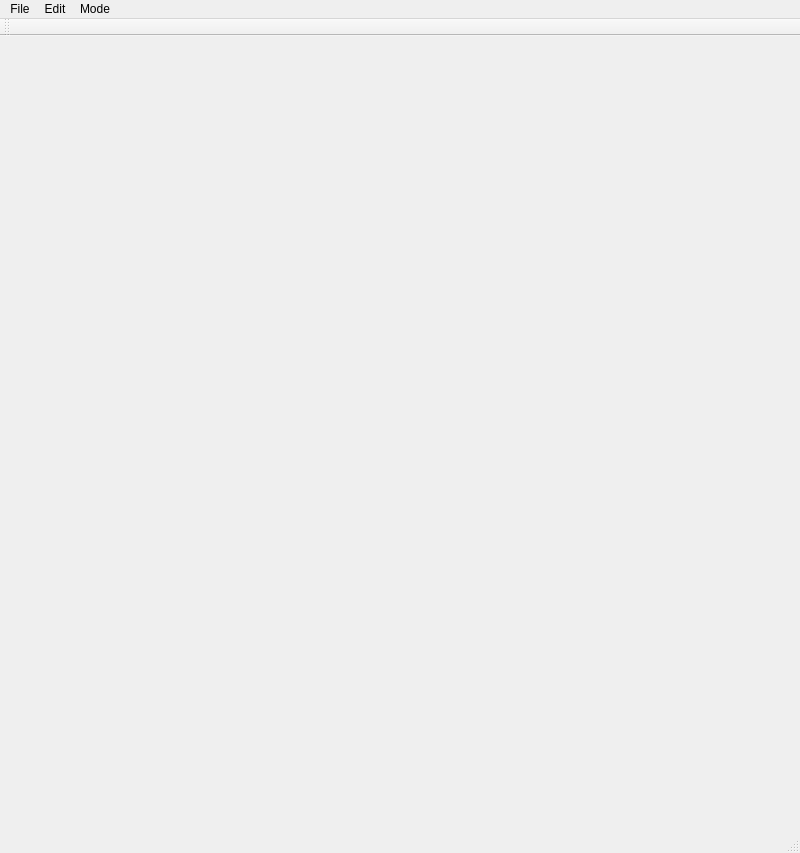
<?xml version="1.0" encoding="UTF-8"?>
<ui version="4.0">
 <class>MainWindowClass</class>
 <widget class="QMainWindow" name="MainWindowClass">
  <property name="geometry">
   <rect>
    <x>0</x>
    <y>0</y>
    <width>800</width>
    <height>853</height>
   </rect>
  </property>
  <property name="windowTitle">
   <string>Canvas 3D</string>
  </property>
  <widget class="QWidget" name="centralWidget"/>
  <widget class="QMenuBar" name="menuBar">
   <property name="geometry">
    <rect>
     <x>0</x>
     <y>0</y>
     <width>800</width>
     <height>21</height>
    </rect>
   </property>
   <widget class="QMenu" name="menuFile">
    <property name="title">
     <string>File</string>
    </property>
    <addaction name="actionNew"/>
    <addaction name="actionOpen"/>
    <addaction name="actionSave"/>
    <addaction name="separator"/>
    <addaction name="actionExit"/>
   </widget>
   <widget class="QMenu" name="menuMode">
    <property name="title">
     <string>Mode</string>
    </property>
    <addaction name="actionSelect"/>
    <addaction name="actionRectangle"/>
    <addaction name="actionCircle"/>
    <addaction name="actionPolygon"/>
   </widget>
   <widget class="QMenu" name="menuEdit">
    <property name="title">
     <string>Edit</string>
    </property>
    <addaction name="actionUndo"/>
    <addaction name="actionRedo"/>
    <addaction name="separator"/>
    <addaction name="actionCopy"/>
    <addaction name="actionPaste"/>
    <addaction name="separator"/>
    <addaction name="actionDelete"/>
    <addaction name="actionSelectAll"/>
   </widget>
   <addaction name="menuFile"/>
   <addaction name="menuEdit"/>
   <addaction name="menuMode"/>
  </widget>
  <widget class="QToolBar" name="mainToolBar">
   <attribute name="toolBarArea">
    <enum>TopToolBarArea</enum>
   </attribute>
   <attribute name="toolBarBreak">
    <bool>false</bool>
   </attribute>
  </widget>
  <widget class="QStatusBar" name="statusBar"/>
  <action name="actionExit">
   <property name="text">
    <string>Exit</string>
   </property>
  </action>
  <action name="actionSelect">
   <property name="checkable">
    <bool>true</bool>
   </property>
   <property name="text">
    <string>Select</string>
   </property>
  </action>
  <action name="actionRectangle">
   <property name="checkable">
    <bool>true</bool>
   </property>
   <property name="text">
    <string>Rectangle</string>
   </property>
  </action>
  <action name="actionCircle">
   <property name="checkable">
    <bool>true</bool>
   </property>
   <property name="text">
    <string>Circle</string>
   </property>
  </action>
  <action name="actionPolygon">
   <property name="checkable">
    <bool>true</bool>
   </property>
   <property name="text">
    <string>Polygon</string>
   </property>
  </action>
  <action name="actionNew">
   <property name="text">
    <string>New</string>
   </property>
   <property name="shortcut">
    <string>Ctrl+N</string>
   </property>
  </action>
  <action name="actionCopy">
   <property name="text">
    <string>Copy</string>
   </property>
   <property name="shortcut">
    <string>Ctrl+C</string>
   </property>
  </action>
  <action name="actionSelectAll">
   <property name="text">
    <string>Select All</string>
   </property>
   <property name="shortcut">
    <string>Ctrl+A</string>
   </property>
  </action>
  <action name="actionDelete">
   <property name="text">
    <string>Delete</string>
   </property>
   <property name="shortcut">
    <string>Del</string>
   </property>
  </action>
  <action name="actionPaste">
   <property name="text">
    <string>Paste</string>
   </property>
   <property name="shortcut">
    <string>Ctrl+V</string>
   </property>
  </action>
  <action name="actionUndo">
   <property name="text">
    <string>Undo</string>
   </property>
   <property name="shortcut">
    <string>Ctrl+Z</string>
   </property>
  </action>
  <action name="actionRedo">
   <property name="text">
    <string>Redo</string>
   </property>
   <property name="shortcut">
    <string>Ctrl+Y</string>
   </property>
  </action>
  <action name="actionOpen">
   <property name="text">
    <string>Open</string>
   </property>
   <property name="shortcut">
    <string>Ctrl+O</string>
   </property>
  </action>
  <action name="actionSave">
   <property name="text">
    <string>Save</string>
   </property>
   <property name="shortcut">
    <string>Ctrl+S</string>
   </property>
  </action>
 </widget>
 <layoutdefault spacing="6" margin="11"/>
 <resources>
  <include location="MainWindow.qrc"/>
 </resources>
 <connections/>
</ui>
